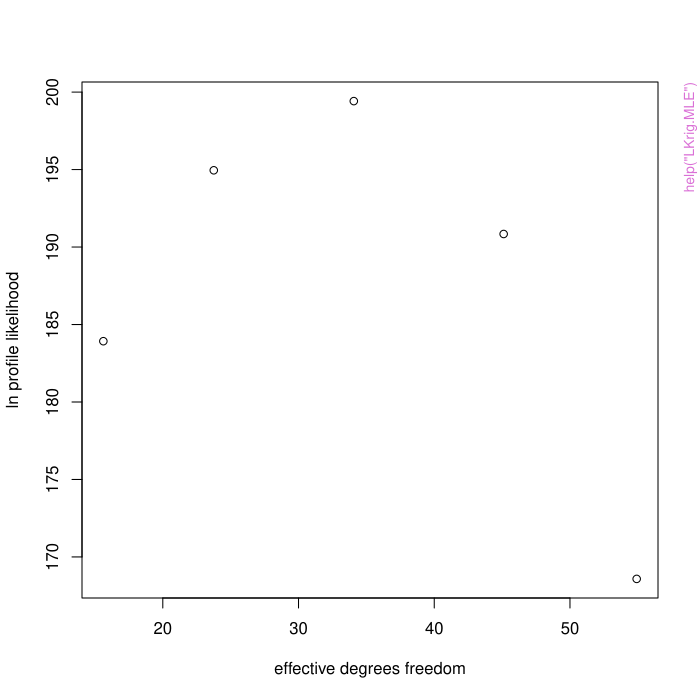

Recreate this plot in R.
pkgname <- "LatticeKrig"
source(file.path(R.home("share"), "R", "examples-header.R"))
options(warn = 1)
library('LatticeKrig')

base::assign(".oldSearch", base::search(), pos = 'CheckExEnv')
cleanEx()
nameEx("LKinfo")
### * LKinfo

flush(stderr()); flush(stdout())

### Name: LKinfo
### Title: Specifying the Lattice Krig covariance object('LKinfo') and
###   related utility functions.
### Aliases: LKinfo LKrig.setup LKrig.make.centers LKinfoUpdate
###   LKrig.make.Normalization LKrig.make.a.wght LKrig.make.alpha
###   LKrig.make.grid.info LKrigMRFDecomposition
### Keywords: spatial

### ** Examples

# Load ozone data set
  data(ozone2)  
  x<-ozone2$lon.lat
  y<- ozone2$y[16,]
# Find location that are not 'NA'.
# (LKrig is not set up to handle missing observations.)
  good <-  !is.na( y)
  x<- x[good,]
  y<- y[good]
  LKinfo<- LKrig.setup( x,NC=10,nlevel=2, alpha=c(1,.5),
                            lambda= NA , a.wght=c(5,5))



cleanEx()
nameEx("LKrig.MLE")
### * LKrig.MLE

flush(stderr()); flush(stdout())

### Name: LKrig.MLE
### Title: Simple function to search over covariance parameters for Lattice
###   Krig
### Aliases: LKrig.MLE LKrigFindLambda LKrig.make.par.grid
### Keywords: spatial

### ** Examples

# 

# fitting summer precip for  sub region of North America
  data(NorthAmericanRainfall)
# rename for less typing
  x<- cbind( NorthAmericanRainfall$longitude, NorthAmericanRainfall$latitude)
# total precip in 1/10 mm for JJA 
 y<- log10(NorthAmericanRainfall$precip)
# cut down the size of this data set so examples run quickly
# examples also work with  the full data set. Also try NC= 100 for a
# nontrivial model.
  ind<- x[,1] > -90 & x[,2] < 35 #
  x<- x[ind,]
  y<- y[ind]

# This is a single level smoother
  LKinfo<- LKrig.setup(x,NC=12,nlevel=1, a.wght=4.05, alpha=1.0)
  lambdaFit<- LKrigFindLambda( x,y,LKinfo=LKinfo)
  lambdaFit$summary

  NG<-5
 #NOTE: make this larger ( e.g. 15) for a better grid search on log lambda
  par.grid<- list( a.wght= rep( 4.05,NG),alpha= rep(1, NG),
                      llambda=  seq(-8,-2,,NG))
  LKinfo<- LKrig.setup(x,NC=12,nlevel=1, a.wght=5, alpha=1.0)
  lambda.search.results<-LKrig.MLE( x,y,LKinfo=LKinfo,
                                    par.grid=par.grid,
                                    lambda.profile=FALSE)
  lambda.search.results$summary
# profile likelihood
  plot( lambda.search.results$summary[,1:2], 
         xlab="effective degrees freedom",
         ylab="ln profile likelihood")
# fit at largest likelihood value:
    lambda.MLE.fit<- LKrig( x,y,
                    LKinfo=lambda.search.results$LKinfo.MLE)
# optimizing  Profile likelihood over lambda using optim
# consider 3 values for a.wght (range parameter)
# in this case the log lambdas passed are the starting values for optim.
  NG<-3
  par.grid<- list( a.wght= c( 4.05,4.1,5),alpha= rep(1, NG),
                      llambda= c(-5,NA,NA))
# NOTE: NAs in llambda mean use the previous MLE for llambda as the
# current starting value. 
  LKinfo<- LKrig.setup(x,NC=12,nlevel=1, a.wght=5, alpha=1.0) 
  lambda.search.results<-LKrig.MLE(
                              x,y,LKinfo=LKinfo, par.grid=par.grid,
                              lambda.profile=TRUE, verbose=TRUE)
  print(lambda.search.results$summary)
# note first result a.wght = 4.05 is the optimized result for the grid
# search given above.

########################################################################    
# search over two multi-resolution levels varying the  levels of alpha's
########################################################################

# NOTE: search ranges found largely by trial and error to make this
# example work also the grid is quite coarse ( and NC is small) to
# be quick as a help file example

  Ndes<- 10  # NOTE: this is set very small just to make example run fast
  set.seed(124)
  par.grid<- list()
# create grid of alphas to sum to 1 use a mixture model parametrization
#  alpha1 = (1/(1 + exp(gamma1)) ,
# alpha2 = exp( gamma1) / ( 1 + exp( gamma1))
# 
  par.grid$gamma<- cbind(runif( Ndes, -3,2), runif( Ndes, -3,2))
  par.grid$a.wght<- matrix( 4.5, nrow=Ndes, ncol=3)
# log lambda grid search values
  par.grid$llambda<- runif( Ndes,-5,-3)  
   LKinfo1<- LKrig.setup( x, NC=5, nlevel=3, a.wght=5, alpha=c(1.0,.5,.25))
# NOTE: a.wght in call is not used. Also a better search is to profile over
#  llambda

 alpha.search.results<- LKrig.MLE( x,y,LKinfo=LKinfo1, par.grid=par.grid,
                                    lambda.profile=FALSE)

########################################################################
# Viewing the search results
########################################################################

# this scatterplot is good for a quick look because  effective degrees
# of freedom is a useful summary of fit. 
  plot( alpha.search.results$summary[,1:2], 
         xlab="effective degrees freedom",
         ylab="ln profile likelihood")
#
## Not run: 
##D # a more defensible two level model search 
##D # with profiling over lambda.
##D #  This takes a few minutes
##D   Ndes<- 40 
##D   nlevel<-2 
##D   par.grid<- list()
##D ## create grid of alphas to sum to 1 use a mixture model parametrization:
##D #    alpha1 = (1/(1 + exp(gamma1)) ,
##D #   alpha2 = exp( gamma1) / ( 1 + exp( gamma1))
##D   set.seed(123)
##D   par.grid$gamma<- runif( Ndes,-3,4)
##D ## values for range (a.wght)
##D   a.wght<-  4 + 1/exp(seq( 0,4,,Ndes))
##D   par.grid$a.wght<- cbind( a.wght, a.wght)
##D # log lambda grid search values (these are the starting values)
##D   par.grid$llambda<- rep(-4, Ndes)
##D   LKinfo1<- LKrig.setup( x, NC=15, nlevel=nlevel, 
##D                           a.wght=5, alpha=c(1.0,.5,.25) )
##D ##
##D ## the search over the parameter list in par.grid  maximizing over lambda 
##D   search.results<- LKrig.MLE( x,y,LKinfo=LKinfo1, par.grid=par.grid,
##D                                  lambda.profile=TRUE)
##D # plotting results
##D set.panel(1,2)
##D  plot( search.results$summary[,1:2], 
##D          xlab="effective degrees freedom",
##D          ylab="ln profile likelihood")
##D  xtemp<- matrix(NA, ncol=2, nrow=Ndes)
##D  for( k in 1:Ndes){
##D    xtemp[k,] <- c( (search.results$par.grid$alpha[[k]])[1],
##D                   (search.results$par.grid$a.wght[[k]])[1] )
##D }
##D  quilt.plot( xtemp,search.results$summary[,2])
##D #  fit using Tps
##D  tps.out<- Tps(  xtemp,search.results$summary[,2], lambda=0)
##D  contour( predictSurface(tps.out), lwd=3,add=TRUE)
##D  set.panel()
## End(Not run)
## Not run: 
##D # searching over nu 
##D data(ozone2)
##D x<- ozone2$lon.lat
##D y<- ozone2$y[16,]
##D good<- !is.na(y)
##D y<- y[good]
##D x<- x[good,]
##D par.grid<- expand.grid( nu=seq(.5,1.5,,4), a.wght=c(4.01,4.1, 4.2,4.5,5))
##D par.grid$llambda<- rep( NA, length(par.grid$nu))
##D LKinfo<- LKrig.setup(x,  nlevel=3,NC=5)
##D out<- LKrig.MLE( x,y, LKinfo=LKinfo, par.grid=par.grid, verbose=TRUE)
## End(Not run)




cleanEx()
nameEx("LKrig")
### * LKrig

flush(stderr()); flush(stdout())

### Name: LKrig
### Title: Spatial prediction and inference using a compactly supported
###   multi-resolution basis and a lattice model for the basis
###   coefficients.
### Aliases: LKrig predict.LKrig predictSE.LKrig print.LKrig print.LKinfo
###   surface.LKrig predictSurface.LKrig
### Keywords: spatial

### ** Examples

# Load ozone data set
  data(ozone2)  
  x<-ozone2$lon.lat
  y<- ozone2$y[16,]
# Find location that are not 'NA'.
# (LKrig is not set up to handle missing observations.)
  good <-  !is.na( y)
  x<- x[good,]
  y<- y[good]

# fairly arbitrary choices for covariance parameters and lambda
# just to show a basic level call
  obj1<- LKrig( x,y, a.wght=5, nlevel=3, nu=1.0, NC=4, lambda=.1)

# thin plate spline-like model with the lambda parameter estimated by
# maximum likelihood. Default choices are made for a.wght, nlevel, NC
# and alpha.
## Not run: 
##D   obj<- LatticeKrig( x, y)
##D # summary of fit and a plot of fitted surface
##D   print( obj)
##D   surface( obj )
##D   US(add=TRUE)
##D   points(x)
##D # prediction standard errors
##D   out.se<- predictSE( obj, xnew= x)
## End(Not run)


# breaking down the LatticeKrig function into several steps. 
# also use a different covariance model that has fewer basis fucntions
# (to make the example run more quickly)
 
  LKinfo<- LKrig.setup( x, nlevel=1, alpha=1, NC=15, a.wght=5,
                        lambda=.01)
# maximize likelihood over lambda see help( LKrig.MLE) for details
# this assumes the value of 5 for a.wght.  In many cases the fit is not
# very sensitive to the range parameter such as a.wght in this case --
# but very sensitive to lambda when varied on a log scale.

  MLE.fit<- LKrig.MLE(x,y, LKinfo=LKinfo)
  MLE.fit$summary # summary of optimization over lambda.
# fit using MLE for lambda MLE function has added MLE value of lambda to
# the LKinfo object.
  obj<- LKrig( x,y, LKinfo=MLE.fit$LKinfo.MLE)  
  print( obj)  

# find prediction standard errors at locations based on fixing covariance
# at MLE's
  out.se<- predictSE( obj, xnew= x)
# one could evalute the SE on a grid to get the surface of predicted SE's 
# for large grids it is better to use LKrig.sim.conditional to estimate
#  the variances by Monte Carlo

##########################################################################
# Use multiresolution model that approximates an exponential covariance
# Note that a.wght realted to a range/scale parameter
# is specified at a (seemingly) arbitrary value. 
##########################################################################
  
  LKinfo<- LKrig.setup( x, NC=6, nu=1, nlevel=3, a.wght= 5)
# take a look at the implied covariance function solid=along x
#  and  dashed=along y 
  check.cov<- LKrig.cov.plot( LKinfo)
  matplot( check.cov$d, check.cov$cov, type="l", lty=c(1,2))  

############################################################################
# Search over lambda to find MLE for ozone data with approximate exponential
# covariance
###########################################################################
## Not run: 
##D   
##D   LKinfo.temp<-  LKrig.setup( x, NC=6, nu=1,  nlevel=3, a.wght= 5)
##D # starting value for lambda optimzation
##D   LKinfo.temp$lambda<- 1 
##D   MLE.search<- LKrig.MLE(x,y, LKinfo=LKinfo.temp)
##D # this function returns an LKinfo object with the MLE for lambda included.
##D   MLE.ozone.fit<- LKrig( x,y,  LKinfo= MLE.search$LKinfo.MLE)
## End(Not run) 
###########################################################################
# Including a covariate (linear fixed part in spatial model)
##########################################################################

  data(COmonthlyMet)
  y.CO<- CO.tmin.MAM.climate
  good<- !is.na( y.CO)
  y.CO<-y.CO[good]
  x.CO<- as.matrix(CO.loc[good,])
  Z.CO<- CO.elev[good]
# single level with large range parameter -- similar to a thin plate spline
#  lambda specified 

# fit with elevation
  obj.CO.elev<- LKrig( x.CO,y.CO,Z=Z.CO, nlevel=1, NC=15, alpha=1, lambda=.005,
                          a.wght=4.1)
# BTW the coefficient for the linear term for elevation  is obj.CO$d.coef[4]
# fitted surface without the elevation term
## Not run: 
##D    LKinfo<- LKrig.setup( x.CO, nlevel=1, NC=20,alpha=1, a.wght=4.1, lambda=1.0)
##D   # lambda is the starting vlaue for MLE optimization
##D   CO.MLE<- LKrig.MLE( x.CO,y.CO,Z=Z.CO, LKinfo=LKinfo)
##D   obj.CO.elev<- LKrig( x.CO,y.CO,Z=Z.CO, LKinfo= CO.MLE$LKinfo.MLE)
##D   CO.surface2<- predictSurface( obj.CO.elev, drop.Z=TRUE, nx=50, ny=50)
##D # pull off CO elevations at same locations on grid as the surface
##D   data( RMelevation) # a superset of elevations at 4km resolution
##D   elev.surface<- interp.surface.grid( RMelevation, CO.surface2)
##D    CO.full<- predictSurface( obj.CO.elev, ZGrid= elev.surface, nx=50, ny=50)
##D    
##D # for comparison fit without elevation as a linear covariate:
##D   CO.MLE2<- LKrig.MLE( x.CO,y.CO, LKinfo=LKinfo)
##D   obj.CO<- LKrig( x.CO,y.CO, LKinfo= CO.MLE2$LKinfo.MLE)
##D # surface estimate
##D   CO.surface<- predictSurface( obj.CO, nx=50, ny=50)
##D   set.panel( 2,1)
##D   coltab<- topo.colors(256)
##D   zr<- range( c( CO.full$z), na.rm=TRUE)
##D   image.plot( CO.surface,  col=coltab, zlim =zr)
##D     US( add=TRUE,lwd=2)
##D     title( "MAM min temperatures without elevation")
##D   image.plot( CO.full, col=coltab, zlim=zr)
##D     title( "Including elevation")
##D     US( add=TRUE,lwd=2)
## End(Not run)

########################################################################
# for a more elaborate search over  a.wght, alpha and lambda to find
# joint MLEs see help(LKrig.MLE)
########################################################################

########################################################################
# A bigger problem: 26K observations and 4.6K basis functions
# fitting takes about 15 seconds on a laptop for a fixed covariance
#  LKrig.MLE to find the MLE (not included) for lambda takes abou
#  8 minutes
#######################################################################
## Not run: 
##D   data(CO2)
##D   obj1<- LKrig( CO2$lon.lat,CO2$y,NC=100,nlevel=1, lambda=.088,
##D                        a.wght=5, alpha=1)
##D # 4600 basis functions 100X46 lattice  (number of basis functions
##D # reduced in y direction because of a rectangular domain
##D   obj1$trA.est # about 1040 effective degrees of freedom 
##D #
##D   glist<- list( x= seq( -180,180,,200),y=seq( -80,80,,100) )
##D   xg<-  make.surface.grid(glist)
##D   fhat<- predict( obj1, xg)
##D   fhat <- matrix( fhat,200,100) # convert to image
##D #Plot data and gap-filled estimate
##D   set.panel(2,1)
##D   quilt.plot(CO2$lon.lat,CO2$y,zlim=c(373,381))
##D   title("Simulated CO2 satellite observations")
##D   world(add=TRUE,col="magenta")
##D   image.plot( glist$x, glist$y, fhat,zlim=c(373,381))
##D   world( add=TRUE, col="magenta")
##D   title("Gap-filled global predictions")
## End(Not run)  
## same example but use a periodic lattice in longitude and 
## periodic basis functions. This is the "cylinder" model.
## Not run: 
##D   data(CO2)
##D   LKinfo.cyl<- LKrig.setup( cbind( c( -180,180), range( CO2$lon.lat[,2])),
##D                             NC=25,nlevel=1, lambda=.1,
##D                              a.wght=5, alpha=1,  distance.type="cylinder")
##D # 1127 basis functions from a 49X23 lattice
##D   search.CO2<- LKrig.MLE( CO2$lon.lat,CO2$y, LKinfo=LKinfo.cyl)
##D # MLE search over lambda
##D   obj2<- LKrig( CO2$lon.lat,CO2$y, LKinfo=search.CO2$LKinfo.MLE)
##D   surface( obj2)
##D   world( add=TRUE)
## End(Not run)  

set.panel()
#########################################################################
#  Comparing LKrig to ordinary Kriging
########################################################################

# Here is an illustration of using the fields function mKrig with the
# LKrig covariance to reproduce the computations of LKrig. The
# difference is that mKrig can not take advantage of any sparsity in
# the precision matrix because its inverse, the covariance matrix, is
# not sparse.  This example reinforces the concept that LKrig finds the
# the standard geostatistical estimate but just uses a particular
# covariance function defined via basis functions and the precision
# matrix.
# Load ozone data set (AGAIN)
## Not run: 
##D   data(ozone2)  
##D   x<-ozone2$lon.lat
##D   y<- ozone2$y[16,]
##D # Find location that are not 'NA'.
##D # (LKrig is not set up to handle missing observations.)
##D   good <-  !is.na( y)
##D   x<- x[good,]
##D   y<- y[good]
##D   a.wght<- 5
##D   lambda <-  1.5
##D   obj1<- LKrig( x,y,NC=16,nlevel=1, alpha=1,  lambda=lambda, a.wght=5,
##D                 NtrA=20,iseed=122)
##D  
##D # in both calls iseed is set the same so we can compare 
##D # Monte Carlo estimates of effective degrees of freedom
##D   obj1$trA.est
##D # The covariance "parameters" are all in the list LKinfo
##D # to create this special list outside of a call to LKrig use
##D   LKinfo.test <- LKrig.setup( x, NC=16, nlevel=1, alpha=1.0,  a.wght=5)
##D 
##D # this call to mKrig should be identical to the LKrig results
##D # because it uses the LKrig.cov covariance with all the right parameters.
##D   obj2<- mKrig( x,y, lambda=lambda, m=2, cov.function="LKrig.cov",
##D                       cov.args=list( LKinfo=LKinfo.test), NtrA=20, iseed=122)
##D # compare the two results this is also an
##D # example of how tests are automated in fields
##D # set flag to have tests print results
##D   test.for.zero.flag<- TRUE
##D   test.for.zero( obj1$fitted.values, obj2$fitted.values,
##D                   tag="comparing predicted values LKrig and mKrig")
##D # compare standard errors. 
##D   se1<- predictSE.LKrig( obj1)
##D   se2<- predictSE.mKrig(obj2)
##D   test.for.zero( se1, se2,
##D                   tag="comparing standard errors for LKrig and mKrig")
## End(Not run)
########################################################################
#  Unnormalized marginal variance for a 6X6 basis on [-1,1]X[-1,1]
#  This is an example of why normalization seems important. 
########################################################################

## Not run: 
##D # specify covariance without normalization note all we need is the
##D #corners of domains to setup the info list. 
##D   LKinfo<- LKrig.setup(cbind( c( -1,1), c(-1,1)), NC=6, nlevel=1,
##D                         a.wght=4.5,alpha=1, normalize= FALSE)  
##D # 80X80 grid of points 
##D   xg<- make.surface.grid( list(x=seq(-1,1,,80), y= seq(-1,1,,80))) 
##D   look<- LKrig.cov( xg, LKinfo=LKinfo,marginal =TRUE) 
##D # surface plot of the marginal variances of the process. 
##D   image.plot( as.surface(xg, look)) 
##D # basis function centers from the first (and only) level
##D   xp<- make.surface.grid( LKinfo$grid[[1]])
##D   points(xp)
## End(Not run)




cleanEx()
nameEx("LKrig.basis")
### * LKrig.basis

flush(stderr()); flush(stdout())

### Name: LKrig.basis
### Title: Functions for generating a multiresolution, compactly supported
###   basis, multiresolution covariance functions and simulating from these
###   processes.
### Aliases: LKrig.basis LKrig.precision LKrig.MRF.precision LKrig.cov
###   LKrig.normalize.basis LKrig.normalize.basis.fast LKrig.cov.plot
###   LKrig.quadraticform LKrig.spind2spam
### Keywords: spatial

### ** Examples

# Load ozone data set
  data(ozone2)  
  x<-ozone2$lon.lat
  y<- ozone2$y[16,]
# Find location that are not 'NA'.
# (LKrig is not set up to handle missing observations.)
  good <-  !is.na( y)
  x<- x[good,]
  y<- y[good]
  LKinfo<- LKrig.setup( x,NC=20,nlevel=1, alpha=1, lambda= .3 , a.wght=5)
# BTW lambda is close to MLE 

# What does the  LatticeKrig covariance function look like?
# set up LKinfo object
# NC=10 sets the grid for the first level of basis functions
# NC^2 = 100 grid points in first level if square domain.
# given four levels the number of basis functions
# = 10^2 + 19^2 +37^2 + 73^2 = 5329
# effective range scales as roughly kappa where a.wght =  4 + kappa^2    
# or exponential decreasing marginal variances for the components.
    NC<- 10 
    nlevel<- 4
    a.wght<- rep(  4 + 1/(.5)^2, nlevel)
    alpha<-  1/2^(0:(nlevel-1)) 
    LKinfo2<- LKrig.setup( cbind( c( -1,1), c(-1,1)), NC=NC,
                   nlevel=nlevel, a.wght=a.wght,alpha=alpha)
# evaluate covariance  along the  horizontal line through
# midpoint of region -- (0,0) in this case. 
    look<- LKrig.cov.plot( LKinfo2)
# a plot of the covariance function in x and y with respect to (0,0)
    set.panel(2,1)  
    plot(look$u[,1], look$cov[,1], type="l")
    title("X transect")
    plot(look$u[,2], look$cov[,2], type="l")
    title("Y transect")
    set.panel(1,1)
#
#
## Not run: 
##D # full 2-d view of the covariance (this example follows the code
##D # in LKrig.cov.plot)
##D  x2<- cbind( 0,0)
##D  x1<- make.surface.grid( list(x=seq( -1,1,,40),  y=seq( -1,1,,40)))
##D  look<- LKrig.cov( x1,x2, LKinfo2)
##D  contour( as.surface( x1, look))
##D # Note nearly circular contours.
##D # of  course  plot(look[,80/2]) should look like plot above.
##D #
## End(Not run)

## Not run: 
##D #Some correlation functions from different models
##D set.panel(2,1)
##D # a selection of ranges:
##D   hold<- matrix( NA, nrow=150, ncol=4)
##D   kappa<- seq( .25,1,,4)
##D   x2<- cbind( 0,0)
##D   x1<-  cbind( seq(-1,1,,150), rep( 0,150))
##D   for( k in 1:4){
##D     LKtemp<-  LKrig.setup( cbind( c( -1,1), c(-1,1)), NC=NC,
##D                    nlevel=nlevel,
##D                    a.wght= 4  + 1/(kappa[k]^2),
##D                    alpha=alpha)
##D     hold[,k]<-  LKrig.cov( x1,x2, LKinfo=LKtemp)
##D   }
##D   matplot( x1[,1], hold, type="l", lty=1, col=rainbow(5), pch=16 )
##D # a selection of smoothness parameters
##D   ktemp<- .5 # fix range
##D   alpha.power<- seq( 1,4,,4)
##D   LKtemp<- LKinfo2
##D   for( k in 1:4){
##D    LKtemp<-  LKrig.setup( cbind( c( -1,1), c(-1,1)), NC=NC,
##D                    nlevel=nlevel,
##D                    a.wght= 4  + 1/(ktemp^2),
##D                    alpha=alpha^alpha.power[k])
##D     hold[,k]<-  LKrig.cov( x1,x2, LKinfo=LKtemp)
##D   }
##D   matplot( x1[,1], hold, type="l", lty=1, col=rainbow(5) )
##D  set.panel()
## End(Not run)
 
## Not run: 
##D # generating a basis on the domain [-1,1] by [-1,1] with 1 level
##D # Default number of buffer points are added to each side. 
##D   LKinfo<- LKrig.setup(cbind( c(-1,1), c(-1,1)), NC=6,
##D                                  nlevel=1, a.wght=4.5,alpha=1, NC.buffer=0 )
##D # evaluate the basis functions on a grid to look at them
##D   xg<- make.surface.grid( list(x=seq(-1,1,,50), y= seq(-1,1,,50)))
##D   PHI<- LKrig.basis( xg,LKinfo)
##D   dim(PHI) # should be  2500=50^2  by  36=6^2
##D # plot the 9th basis function  as.surface is a handy function to
##D # reformat the vector as an image object
##D # using the grid information in an attribute of the grid points 
##D   image.plot(as.surface(xg, PHI[,9]))
##D   points(  make.surface.grid( LKinfo$grid[[1]]), col="grey", cex=.5)
##D 
##D set.panel()
## End(Not run)
#
# example of basis function indexing
#
## Not run: 
##D # generating a basis on the domain [-1,1]X[-1,1] with 3 levels
##D # note that there are no buffering grid points.
##D   set.panel(3,2)
##D   LKinfo<-LKrig.setup(cbind( c(-1,1), c(-1,1)), NC=6,
##D                     a.wght=rep(5,3), alpha=c(1,.5,.25), nlevel=3,
##D                     NC.buffer=0)
##D # evaluate the basis functions on a grid to look at them
##D   xtemp<- seq(-1,1,,40)
##D   xg<- make.surface.grid( list(x=xtemp, y= xtemp) )
##D   PHI<- LKrig.basis( xg,LKinfo)
##D # coerce to dense matrix format to make plotting easier.
##D   PHI<- spam2full(PHI)
##D # first tenth, and last basis function in each resolution level
##D # basis functions centers are added
##D   set.panel(3,3)
##D   grid.info<- LKinfo$grid.info
##D   for(  j in 1:3){
##D     id1<- LKinfo$offset[j]+ 1
##D     id2<-  LKinfo$offset[j]+ 10
##D     idlast<- LKinfo$offset[j]+ LKinfo$mx[j]*LKinfo$my[j]
##D  
##D     centers<-  make.surface.grid( LKinfo$grid[[j]] )
##D     image.plot( as.surface(xg, PHI[,id1]))
##D     points( centers, cex=.2, col="grey")
##D     image.plot(as.surface(xg, PHI[,id2]))
##D     points( centers, cex=.2, col="grey")
##D     image.plot( as.surface(xg, PHI[,idlast]))
##D     points( centers, cex=.2, col="grey")}
##D 
##D   set.panel()
## End(Not run)
## Not run: 
##D # examining the stationarity of covariance model
##D   temp.fun<- 
##D      function( NC.buffer=0, NC=4,  a.wght=4.01){
##D         LKinfo<- LKrig.setup(cbind( c(-1,1), c(-1,1)),nlevel=1, alpha=1,
##D                                  a.wght=a.wght, NC=NC,  NC.buffer=NC.buffer)
##D         cov1y<- cov1x<- cov0x<- cov0y<-  matrix( NA, nrow=200, ncol=20)
##D         cov1dx<- cov1dy<- cov0dx<- cov0dy<- matrix( NA, nrow=200, ncol=20)
##D         cgrid<- seq( 0,1,,20)
##D         for( k in 1:20){
##D             hold<- LKrig.cov.plot( LKinfo,
##D                             center=rbind( c(cgrid[k], cgrid[k])), NP=200)
##D             cov1x[,k] <- hold$cov[,1]
##D             cov1y[,k] <- hold$cov[,2]
##D             cov1dx[,k] <- hold$d[,1]
##D             cov1dy[,k] <- hold$d[,2]
##D             hold<- LKrig.cov.plot( LKinfo,
##D                              center=rbind( c(cgrid[k],0) ), NP=200)
##D             cov0x[,k] <- hold$cov[,1]
##D             cov0y[,k] <- hold$cov[,2]
##D             cov0dx[,k] <- hold$d[,1]
##D             cov0dy[,k] <- hold$d[,2]
##D                 }
##D          matplot( cov1dx, cov1x, type="l", col= rainbow(20),
##D                          xlab="", ylab="correlation")
##D          mtext( side=1, line=-1, text="diagonal X")
##D          title( paste(  " buffer=",NC.buffer), cex=.5)
##D          matplot( cov1dy, cov1y, type="l", col= rainbow(20),
##D                         xlab="", ylab="")
##D          mtext( side=1, line=-1, text="diagonal Y")
##D          matplot(cov0dx, cov0x, type="l", col= rainbow(20),
##D                         xlab="",       ylab="")
##D          mtext( side=1, line=-1, text="middle X")
##D          matplot( cov0dy, cov0y, type="l", col= rainbow(20),
##D                          xlab="",   ylab="")
##D          mtext( side=1, line=-1, text="middle Y")
##D          title( paste( NC, a.wght), cex=.5)
##D }
##D 
##D 
##D  set.panel(3,4)
##D par(mar=c(3,4,1,0), oma=c(1,1,1,1))
##D temp.fun(  NC.buffer=5, NC=4, a.wght=4.05)
##D temp.fun(  NC.buffer=5, NC=16, a.wght=4.05)
##D temp.fun(  NC.buffer=5, NC=64, a.wght=4.05)
##D 
##D set.panel(4,4)
##D par(mar=c(3,4,1,0), oma=c(1,1,1,1))
##D temp.fun( NC.buffer=0, NC=8)
##D temp.fun( NC.buffer=2, NC=8)
##D temp.fun( NC.buffer=4, NC=8)
##D # this next one takes a while
##D temp.fun( NC.buffer=8,  NC=8)
##D # stationary == curves should all line up!
##D 
## End(Not run)




cleanEx()
nameEx("LKrig.fixed")
### * LKrig.fixed

flush(stderr()); flush(stdout())

### Name: LKrigDefaultFixedFunction
### Title: Creates fixed part of spatial model.
### Aliases: LKrigDefaultFixedFunction predictLKrigFixedFunction
### Keywords: spatial

### ** Examples

x<- matrix( runif(100), nrow=50)
# linear polynomial 
T.matrix<- LKrigDefaultFixedFunction(x, m=2)
# quadratic polynomial 
T.matrix<- LKrigDefaultFixedFunction(x, m=3)



cleanEx()
nameEx("LKrig.sim")
### * LKrig.sim

flush(stderr()); flush(stdout())

### Name: LKrig.sim
### Title: Functions for simulating a multiresolution process following the
###   Lattice Krig covariance model.
### Aliases: LKrig.sim LKrig.sim.conditional
### Keywords: spatial

### ** Examples

# Load ozone data set
  data(ozone2)  
  x<-ozone2$lon.lat
  y<- ozone2$y[16,]
# Find location that are not 'NA'.
# (LKrig is not set up to handle missing observations.)
  good <-  !is.na( y)
  x<- x[good,]
  y<- y[good]
  LKinfo<- LKrig.setup( x,NC=20,nlevel=1, alpha=1, lambda= .3 , a.wght=5)
# BTW lambda is close to MLE 
# Simulating this  LKrig process
# simulate 4 realizations of process and plot them
# (these have unit marginal variance)
  xg<- make.surface.grid(list( x=seq( -87,-83,,40), y=seq(36.5, 44.5,,40)))
  out<- LKrig.sim(xg, LKinfo,M=4)
## Not run: 
##D   set.panel(2,2)
##D   for( k in 1:4){
##D     image.plot( as.surface( xg, out[,k]), axes=FALSE) }
## End(Not run)
  obj<- LKrig(x,y,LKinfo=LKinfo)
  O3.cond.sim<- LKrig.sim.conditional( obj, M=3,nx=40,ny=40) 
## Not run: 
##D   set.panel( 2,2)
##D   zr<- range( c(  O3.cond.sim$draw,  O3.cond.sim$ghat), na.rm=TRUE)
##D   coltab<- tim.colors()
##D   image.plot( as.surface( O3.cond.sim$x.grid, O3.cond.sim$ghat), zlim=zr)
##D   title("Conditional mean")
##D   US( add=TRUE)
##D   for( k in 1:3){
##D     image( as.surface( O3.cond.sim$x.grid, O3.cond.sim$g.draw[,k]),
##D               zlim=zr, col=coltab)
##D     points( obj$x, cex=.5)
##D     US( add=TRUE)
##D   }
##D   set.panel()
## End(Not run)




cleanEx()
nameEx("LatticeKrig")
### * LatticeKrig

flush(stderr()); flush(stdout())

### Name: LatticeKrig
### Title: User-friendly spatial prediction and inference using a compactly
###   supported multi-resolution basis and a lattice model for the basis
###   coefficients.
### Aliases: LatticeKrig
### Keywords: spatial

### ** Examples

# Load ozone data set
  data(ozone2)  
  x<-ozone2$lon.lat
  y<- ozone2$y[16,]

# thin plate spline-like model with the lambda parameter estimated by
# maximum likelihood. Default choices are made for a.wght, nlevel, NC
# and alpha.
  obj<- LatticeKrig( x, y)
## Not run: 
##D # summary of fit and a plot of fitted surface
##D   print( obj)
##D   surface( obj )
##D   US(add=TRUE)
##D   points(x)
##D # prediction standard errors
##D   out.se<- predictSE( obj, xnew= x)
## End(Not run)

###########################################################################
# Including a covariate (linear fixed part in spatial model)
########################################################################## 
## Not run: 
##D   data(COmonthlyMet)
##D 
##D   obj  <- LatticeKrig(CO.loc,  CO.tmin.MAM.climate, Z=CO.elev)
##D   obj2 <- LatticeKrig(CO.loc, CO.tmin.MAM.climate)
##D 
##D # compare with and without linear covariates
##D   set.panel(1,2)
##D   surface(obj)
##D   US(add=TRUE)
##D   title("With Elevation Covariate")
##D 
##D   surface(obj2)
##D   US(add=TRUE)
##D   title("Without Elevation Covariate")
##D 
## End(Not run)
## Not run: 
##D  data(COmonthlyMet)
##D # Examining a few different "range" parameters
##D a.wghtGrid<-  4  +  c( .1,.5, .8, 1, 2)^2
##D 
##D #NOTE smallest is "spline like" the largest is essentially independent
##D # coefficients at each level.  In this case the "independent" end is
##D # favored but the eff df. of the surface is very similar across models
##D # indicating about the same separate of the estimates into spatial
##D # signal and noise
##D #
##D for( k in 1:5 ){
##D obj  <- LatticeKrig(CO.loc,  CO.tmin.MAM.climate, Z=CO.elev, 
##D                       a.wght=a.wghtGrid[k])
##D cat( "a.wght:", a.wghtGrid[k], "ln Profile Like:",
##D             obj$lnProfileLike, "Eff df:", obj$trA.est, fill=TRUE)
##D }
## End(Not run)




cleanEx()
nameEx("Radial.Basis")
### * Radial.Basis

flush(stderr()); flush(stdout())

### Name: Radial.basis
### Title: Two dimensional radial basis functions based on a Wendland
###   function.
### Aliases: Radial.basis LKrig.cyl WendlandFunction
### Keywords: spatial

### ** Examples

x<- cbind( runif(100), runif(100))
center<- expand.grid( seq( 0,1,,5), seq(0,1,,5))
# coerce to matrix
center<- as.matrix(center)

PHI<- Radial.basis(x, center, delta=.5)

# LKrig with a different radial basis function. 
# 
  data(ozone2)  
  x<-ozone2$lon.lat
  y<- ozone2$y[16,]
# Find location that are not 'NA'.
# (LKrig is not set up to handle missing observations.)
  good <-  !is.na( y)
  x<- x[good,]
  y<- y[good]
  obj<- LKrig(x,y,NC=30,nlevel=1, alpha=1, lambda=.01, a.wght=5)
  triweight<- function( d){
       ifelse( abs(d)<=1, (1-d^2)^3, 0)}   
  obj1<- LKrig(x,y,NC=30,nlevel=1, alpha=1, 
    lambda=.01, a.wght=5, RadialBasisFunction="triweight", overlap=1.8)



### * <FOOTER>
###
options(digits = 7L)
base::cat("Time elapsed: ", proc.time() - base::get("ptime", pos = 'CheckExEnv'),"\n")
grDevices::dev.off()
###
### Local variables: ***
### mode: outline-minor ***
### outline-regexp: "\\(> \\)?### [*]+" ***
### End: ***
quit('no')
